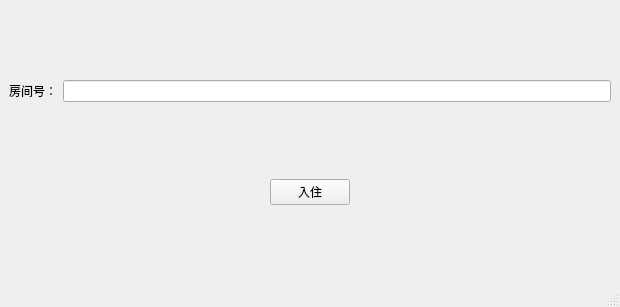
<?xml version="1.0" encoding="UTF-8"?>
<ui version="4.0">
 <class>MainWindow</class>
 <widget class="QMainWindow" name="MainWindow">
  <property name="geometry">
   <rect>
    <x>0</x>
    <y>0</y>
    <width>620</width>
    <height>307</height>
   </rect>
  </property>
  <property name="windowTitle">
   <string>MainWindow</string>
  </property>
  <widget class="QWidget" name="centralwidget">
   <layout class="QVBoxLayout" name="verticalLayout">
    <item>
     <layout class="QHBoxLayout" name="horizontalLayout">
      <item>
       <widget class="QLabel" name="label">
        <property name="text">
         <string>房间号：</string>
        </property>
       </widget>
      </item>
      <item>
       <widget class="QLineEdit" name="lineEdit"/>
      </item>
     </layout>
    </item>
    <item>
     <layout class="QHBoxLayout" name="horizontalLayout_2">
      <item>
       <widget class="QPushButton" name="pushButton">
        <property name="sizePolicy">
         <sizepolicy hsizetype="Fixed" vsizetype="Fixed">
          <horstretch>0</horstretch>
          <verstretch>0</verstretch>
         </sizepolicy>
        </property>
        <property name="text">
         <string>入住</string>
        </property>
       </widget>
      </item>
     </layout>
    </item>
   </layout>
  </widget>
  <widget class="QMenuBar" name="menubar">
   <property name="geometry">
    <rect>
     <x>0</x>
     <y>0</y>
     <width>620</width>
     <height>22</height>
    </rect>
   </property>
  </widget>
  <widget class="QStatusBar" name="statusbar"/>
 </widget>
 <resources/>
 <connections/>
</ui>
